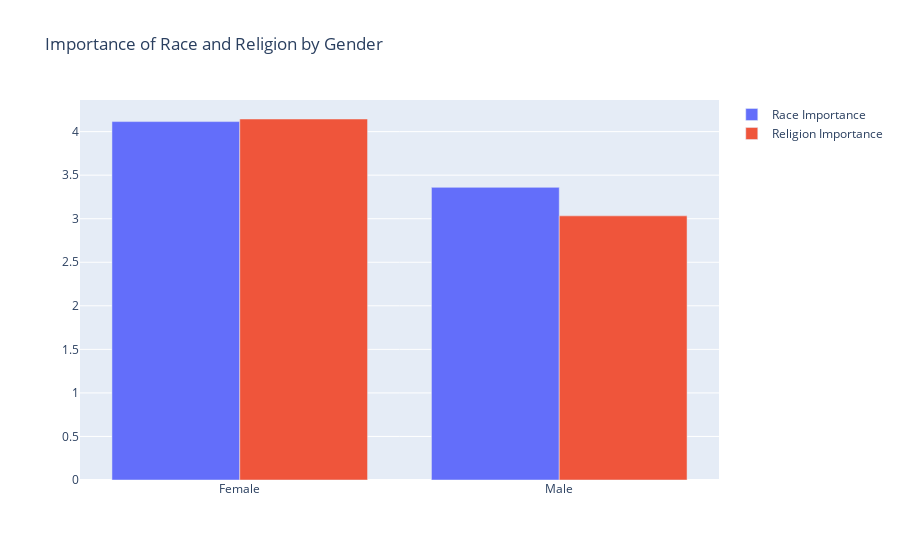

Source (notebook cell):
### Code cell
# Males and Females: Importance of Race and Religion
df_imprace_gender = df[['iid', 'imprace', 'gender']].drop_duplicates().groupby('gender')['imprace'].mean().rename({0: 'Female', 1: 'Male'})
df_imprelig_gender = df[['iid', 'imprelig', 'gender']].drop_duplicates().groupby('gender')['imprelig'].mean().rename({0: 'Female', 1: 'Male'})

fig = go.Figure()
fig.add_trace(go.Bar(x=df_imprace_gender.index, y=df_imprace_gender.values, name='Race Importance'))
fig.add_trace(go.Bar(x=df_imprelig_gender.index, y=df_imprelig_gender.values, name='Religion Importance'))
fig.update_layout(title='Importance of Race and Religion by Gender', barmode='group')
fig.show()

### Figure 1 — Plotly figure (JSON) as saved in the notebook; plotly's stock layout.template omitted (floating-point values rounded to 4 significant figures)
{"data": [{"name": "Race Importance", "type": "bar", "x": ["Female", "Male"], "y": [4.115, 3.36]}, {"name": "Religion Importance", "type": "bar", "x": ["Female", "Male"], "y": [4.145, 3.033]}], "layout": {"barmode": "group", "title": {"text": "Importance of Race and Religion by Gender"}}}
